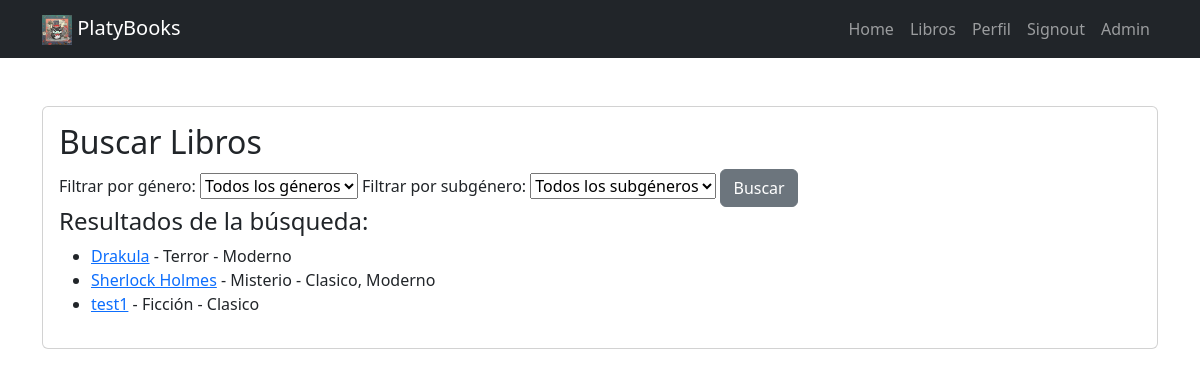
Page /buscar-libros/ (signed in) on the earlier database version.
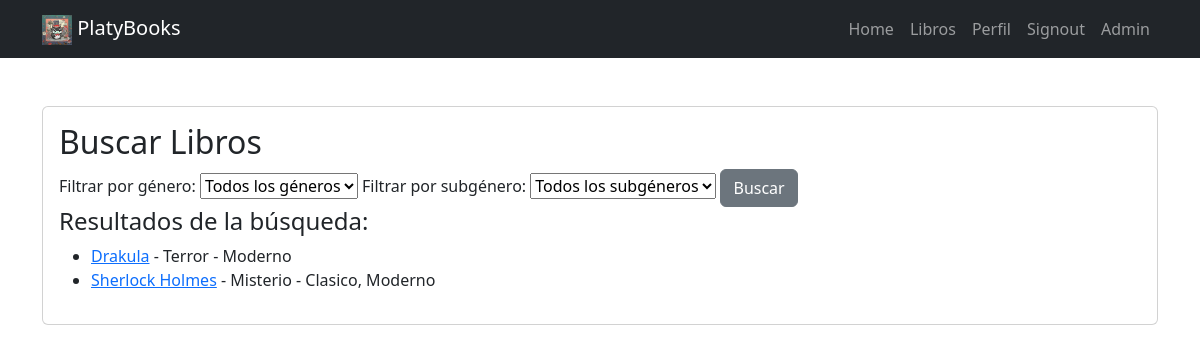
Same page on the later database version.
### tasks/models.py (models this page shows, shortened)
class Book(models.Model):
    title = models.CharField(max_length=200)
    author = models.CharField(max_length=100)
    genre = models.ForeignKey(Genre, on_delete=models.CASCADE, related_name="books")
    subgenre = models.ManyToManyField(Subgenre, related_name='books')
    description = models.TextField()
    publication_date = models.DateField()
    def get_subgenres(self):
        return ", ".join([sub.name for sub in self.subgenre.all()])  # Crea una cadena con los nombres de los subgéneros
    get_subgenres.short_description = 'get_subgenres'  # Nombre de la columna en el admin

class Genre(models.Model):
    name = models.CharField(max_length=100)

class Subgenre(models.Model):
    name = models.CharField(max_length=100)
    genero = models.ForeignKey(Genre, on_delete=models.CASCADE, related_name="subgeneros")

### tasks/views.py (the view)
# urls.py: path('buscar-libros/', views.search_books, name='search_books'),
@login_required
def search_books(request):
    genres = Genre.objects.all()
    subgenres = Subgenre.objects.all()
    selected_genre_id = request.GET.get('genre')
    selected_subgenre_id = request.GET.get('subgenre')
    books = Book.objects.all()
    if selected_genre_id:
        books = books.filter(genre__id=selected_genre_id)
    if selected_subgenre_id:
        books = books.filter(subgenre__id=selected_subgenre_id)
    context = {
        'books': books,
        'genres': genres,
        'subgenres': subgenres,
        'selected_genre_id': selected_genre_id,
        'selected_subgenre_id': selected_subgenre_id,
    }
    return render(request, 'search_books.html', context)

### tasks/templates/search_books.html (shortened to what this page needs)
{% extends 'base.html' %}
    {% block content %}
        <main class="container py-5">
            <section class="card card-body">
                <html lang="es">
                    <head>
                    </head>
                    <body>
                        <h2>Buscar Libros</h2>
                        <form method="get">
                            <label for="genre">Filtrar por género:</label>
                            <select name="genre" id="genre">
                                <option value="">Todos los géneros</option>
                            </select>
                            <label for="subgenre">Filtrar por subgénero:</label>
                            <select name="subgenre" id="subgenre">
                                <option value="">Todos los subgéneros</option>
                            </select>
                            <button class="btn btn-secondary" type="submit">Buscar</button>
                        </form>
                        <h4>Resultados de la búsqueda:</h4>
                            <ul>
                                {% for book in books %}
                                <li>
                                    <a href="{% url 'quiz' book.id %}">{{ book.title }}</a> - {{ book.genre.name }} -
                                    {% if book.subgenre.all %}
                                        {{ book.get_subgenres }}
                                    {% else %}
                                        Sin subgénero
                                    {% endif %}
                                </li>
                                {% empty %}
                                <li>No se encontraron libros.</li>
                                {% endfor %}
                            </ul>
                    </body>
                    </html>
            </section>
        </main>
    {% endblock %}

Differences in the rows shown:
removed Book: title "test1", genre.name "Ficción", get_subgenres "Clasico"
